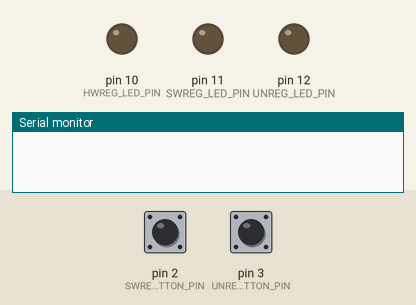
This sketch was run on a simulated Arduino Uno, built with avr-gcc and run on an emulated ATmega328P. Parts: output pins drawn as LEDs (lit = HIGH), the last lines printed to the serial monitor. The inputs (shaded band) are chosen by the test bench; at power-on: pin 2 (SWREG_BUTTON_PIN) HIGH, pin 3 (UNREG_BUTTON_PIN) HIGH.

Above: at 1.2 s.
1.3 s: pin 2 (SWREG_BUTTON_PIN) pulled LOW for 0.15 s
At 1.8 s:
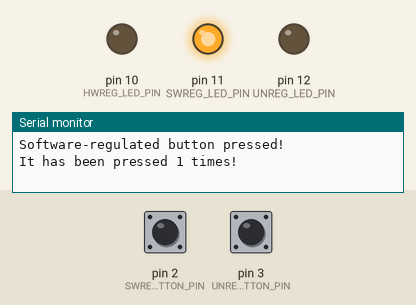
2.9 s: pin 3 (UNREG_BUTTON_PIN) pulled LOW for 0.15 s
At 4.1 s:
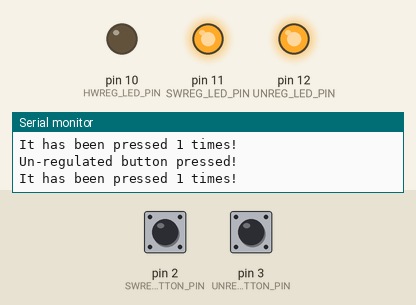
4.5 s: pin 2 (SWREG_BUTTON_PIN) pulled LOW for 1 s
At 5.5 s:
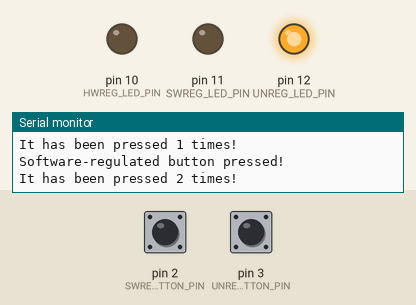
7.0 s: pin 2 (SWREG_BUTTON_PIN) pulled LOW for 3.2 s
At 7.4 s:
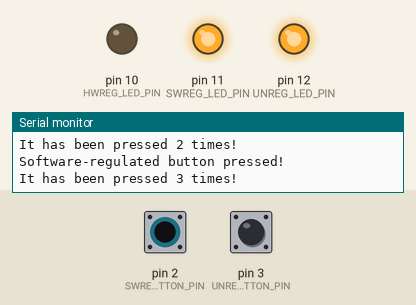
11.7 s: pin 3 (UNREG_BUTTON_PIN) pulled LOW for 1 s
At 12.1 s:
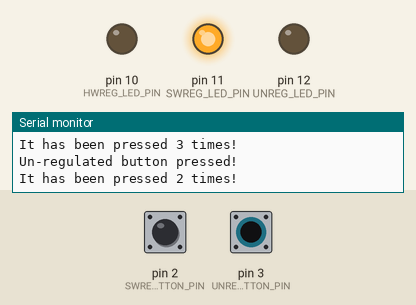
Timing chart, 0 to 14.7 s (numbered marks = the images above; inputs shaded):
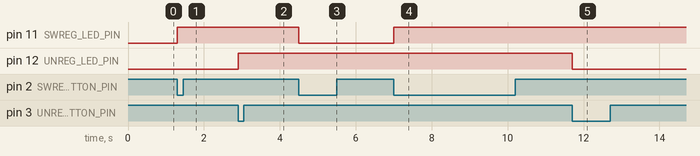

Measured:
- after the input at 1.3 s, pin 11 (SWREG_LED_PIN): LOW → HIGH at once
- after the input at 2.9 s, pin 12 (UNREG_LED_PIN): LOW → HIGH at once
- after the input at 4.5 s, pin 11 (SWREG_LED_PIN): HIGH → LOW at once
- after the input at 7.0 s, pin 11 (SWREG_LED_PIN): LOW → HIGH at once
- after the input at 11.7 s, pin 12 (UNREG_LED_PIN): HIGH → LOW at once

The sketch:

project_2_digital_inputs.ino
```cpp
/**
 * OCE4531 Project 2: Digital Inputs and Interrupts Solution
 * @brief This is the solution for OCE4531's second project, Digital Inputs and Interrupts.
 * This should not be considered the absolute correct answer that all of the students must have,
 * but it is the ball park they should be within.
 * See handout for more information
 *
 * @author Braidan Duffy
 *
 * @date May 25, 2022
 *
 * @version v1.0
 */

// Define button pins according to schematic
#define HWREG_BUTTON_PIN 18 // Button that is regulated by a RC low-pass filter
#define SWREG_BUTTON_PIN 2 // Button that is regulated by a software debounce
#define UNREG_BUTTON_PIN 3 // Button that has an unregulated input

// Define LED pins according to schematic
#define HWREG_LED_PIN 10
#define SWREG_LED_PIN 11
#define UNREG_LED_PIN 12

// Initialize LED states
bool hwregLEDState = false;
bool swregLEDState = false;
bool unregLEDState = false;

// Initialize counters
long hwregBtnPresses = 0;
long swregBtnPresses = 0;
long unregBtnPresses = 0;

void setup() {
    Serial.begin(115200);
    while(!Serial); // Wait for Serial connection

    // Set button pins to inputs with internal pullup resistors
    pinMode(HWREG_BUTTON_PIN, INPUT_PULLUP);
    pinMode(SWREG_BUTTON_PIN, INPUT_PULLUP);
    pinMode(UNREG_BUTTON_PIN, INPUT_PULLUP);

    // Attach Interrupt Service Routines (ISRs) to pins
    attachInterrupt(digitalPinToInterrupt(HWREG_BUTTON_PIN), hwregBtnISR, FALLING);
    attachInterrupt(digitalPinToInterrupt(SWREG_BUTTON_PIN), swregBtnISR, FALLING);
    attachInterrupt(digitalPinToInterrupt(UNREG_BUTTON_PIN), unregBtnISR, FALLING);

    // Set LED pins to outputs
    pinMode(HWREG_LED_PIN, OUTPUT);
    pinMode(SWREG_LED_PIN, OUTPUT);
    pinMode(UNREG_LED_PIN, OUTPUT);
}

void loop() {
    // Hardware-regulated button LED code
    digitalWrite(HWREG_LED_PIN, hwregLEDState);

    // Software-regulated button LED code
    digitalWrite(SWREG_LED_PIN, swregLEDState);

    // Un-regulated button LED code
    digitalWrite(UNREG_LED_PIN, unregLEDState);
}

// ==================================
// === INTERRUPT SERVICE ROUTINES ===
// ==================================

void hwregBtnISR() {
    hwregBtnPresses++; // Increment button presses
    Serial.println("Hardware-regulated button pressed!");
    Serial.print("It has been pressed "); Serial.print(hwregBtnPresses); Serial.println(" times!");
    Serial.println();
    hwregLEDState = !hwregLEDState; // Change LED state
}

void swregBtnISR() {
    static unsigned long _lastInterruptTime = 0;
    unsigned long _curInterruptTime = millis();
    if (_curInterruptTime - _lastInterruptTime > 100) { // If interrupts come faster than 100ms, assume it's a bounce and ignore
        swregBtnPresses++; // Increment button presses
        Serial.println("Software-regulated button pressed!");
        Serial.print("It has been pressed "); Serial.print(swregBtnPresses); Serial.println(" times!");
        Serial.println();
        swregLEDState = !swregLEDState; // Change LED state
    }
    _lastInterruptTime = _curInterruptTime;
}

void unregBtnISR() {
    unregBtnPresses++; // Increment button presses
    Serial.println("Un-regulated button pressed!");
    Serial.print("It has been pressed "); Serial.print(unregBtnPresses); Serial.println(" times!");
    Serial.println();
    unregLEDState = !unregLEDState; // Change LED state
}
```
